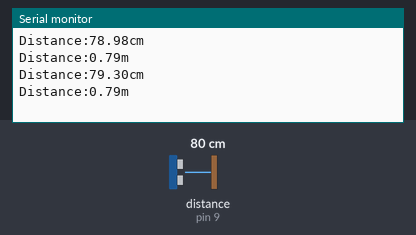
A sketch run on a simulated Arduino Uno, built with avr-gcc and run on an emulated ATmega328P. On the bench: the last lines printed to the serial monitor. Wiring (inferred from the names in the program): ultrasonic range finder: trigger pin 8; echo pin 9. The inputs (shaded band) are chosen by the test bench; at power-on: distance to the obstacle (sensor on pin 9) 80 cm. The echo pulse lasts 58.3 µs per cm.

Above: at 1.8 s.
1.9 s: distance to the obstacle (sensor on pin 9) set to 2 cm
At 2.8 s:
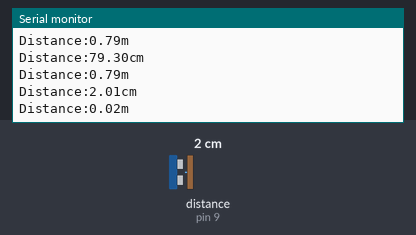
3.4 s: distance to the obstacle (sensor on pin 9) set to 4 cm
At 4.8 s:
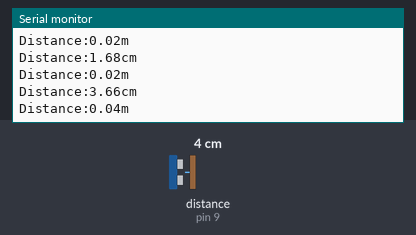
Timing chart, 0 to 6.4 s (numbered marks = the images above; inputs shaded):
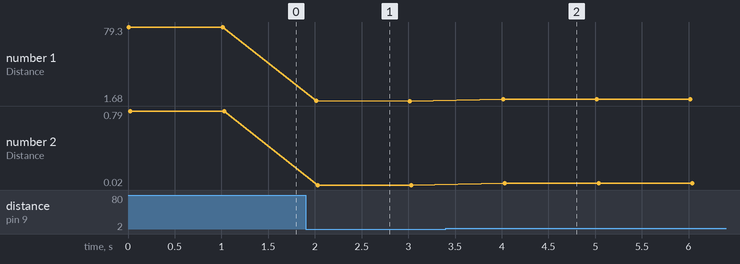

The sketch:

ultrasonic_test.ino
```cpp
#define trigger 8
#define echo 9

float time=0, distance=0;

void setup()
{
  Serial.begin(9600);
 pinMode(trigger,OUTPUT);
 pinMode(echo,INPUT);
}

void loop()
{
 digitalWrite(trigger,LOW);
 delayMicroseconds(2);
 digitalWrite(trigger,HIGH);
 delayMicroseconds(10);
 digitalWrite(trigger,LOW);
 delayMicroseconds(2);
 time=pulseIn(echo,HIGH);
 distance=time*340/20000;
 Serial.print("Distance:");
 Serial.print(distance);
 Serial.println("cm");
 Serial.print("Distance:");
 Serial.print(distance/100);
 Serial.println("m");
 delay(1000);
}
```

Measured:
- after the input at 1.9 s, the serial monitor: prints a new line after 0.11 s (image 1)
- after the input at 3.4 s, the serial monitor: prints a new line after 0.62 s (image 2)
- plotted number 1: 79.3 → 1.68 after the input at 1.9 s, 1.68 → 3.66 after the input at 3.4 s
- plotted number 2: 0.79 → 0.02 after the input at 1.9 s, 0.02 → 0.04 after the input at 3.4 s
